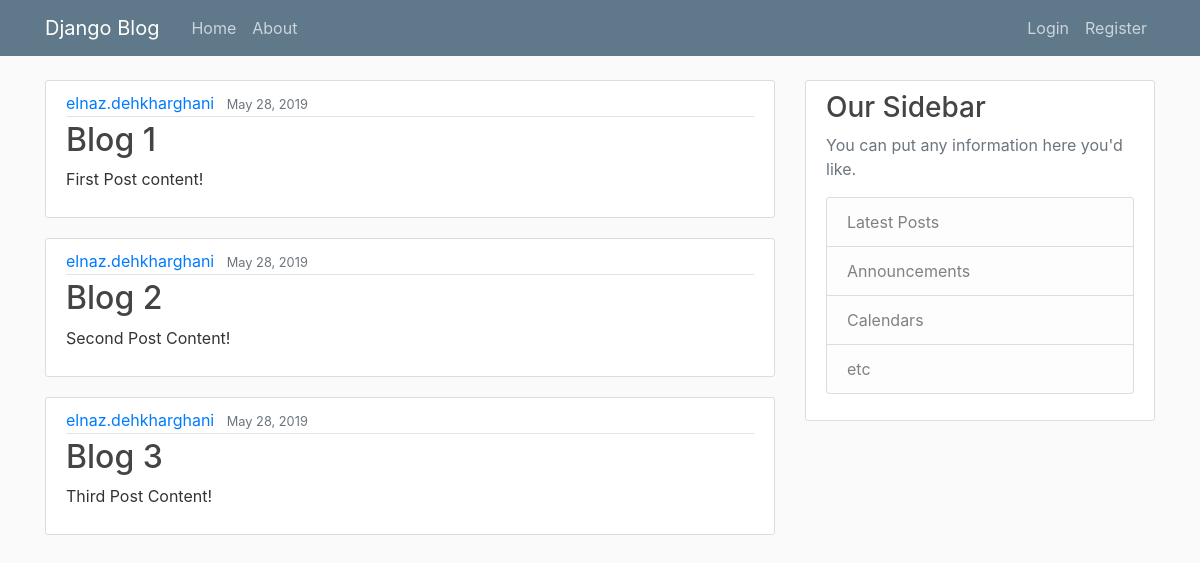
The app's page /, older data.
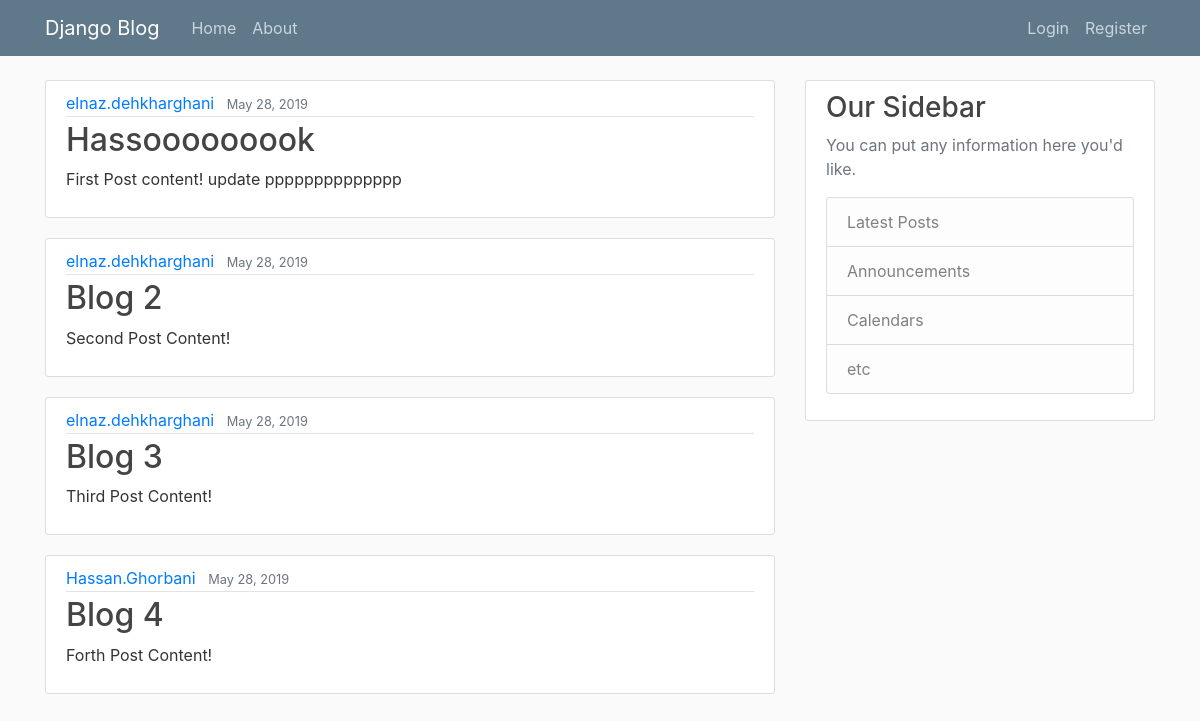
The same page, newer data.
### blog/models.py (models this page shows, shortened)
class Post(models.Model):
    title = models.CharField(max_length=100)
    content = models.TextField()
    date_posted = models.DateTimeField(default=timezone.now)
    author = models.ForeignKey(User, on_delete=models.CASCADE)

### blog/views.py (the view)
# urls.py: path('', views.home, name='blog-home'),
def home(request):
    context = {
        'posts' : Post.objects.all()
    }
    return render(request, 'blog/home.html',context)

### blog/templates/blog/home.html
{% extends "blog/base.html" %}
{% block content %}
    {% for post in posts %}
            <article class="media content-section">
              <div class="media-body">
                <div class="article-metadata">
                  <a class="mr-2" href="#">{{ post.author }}</a>
                  <small class="text-muted">{{ post.date_posted|date:"F d, Y" }}</small>
                </div>
                <h2><a class="article-title" href="#">{{ post.title }}</a></h2>
                <p class="article-content">{{ post.content }}</p>
              </div>
            </article>
    {% endfor %}
{% endblock content %}

### blog/templates/blog/base.html (shortened to what this page needs)
{% load static %}
<!DOCTYPE html>
<html>
<head>
    <link rel="stylesheet" href="https://stackpath.bootstrapcdn.com/bootstrap/4.3.1/css/bootstrap.min.css">
    <link rel="stylesheet" type="text/css" href="{% static 'blog/main.css' %}">
</head>
<body>
    <header class="site-header">
      <nav class="navbar navbar-expand-md navbar-dark bg-steel fixed-top">
        <div class="container">
          <a class="navbar-brand mr-4" href="{% url 'blog-home' %}">Django Blog</a>
          <div class="collapse navbar-collapse" id="navbarToggle">
            <div class="navbar-nav mr-auto">
              <a class="nav-item nav-link" href="{% url 'blog-home' %}">Home</a>
              <a class="nav-item nav-link" href="{% url 'blog-about' %}">About</a>
            </div>
            <div class="navbar-nav">
                {% if user.is_authenticated %}
                    <a class="nav-item nav-link" href="{% url 'profile' %}">Profile</a>
                    <a class="nav-item nav-link" href="{% url 'logout' %}">Logout</a>
                {% else %}
                      <a class="nav-item nav-link" href="{% url 'login' %}">Login</a>
                      <a class="nav-item nav-link" href="{% url 'register' %}">Register</a>
                {% endif %}
            </div>
          </div>
        </div>
      </nav>
    </header>
    <main role="main" class="container">
      <div class="row">
        <div class="col-md-8">
            {% block content %}{% endblock %}
        </div>
        <div class="col-md-4">
          <div class="content-section">
            <h3>Our Sidebar</h3>
            <p class='text-muted'>You can put any information here you'd like.
              <ul class="list-group">
                <li class="list-group-item list-group-item-light">Latest Posts</li>
                <li class="list-group-item list-group-item-light">Announcements</li>
                <li class="list-group-item list-group-item-light">Calendars</li>
                <li class="list-group-item list-group-item-light">etc</li>
              </ul>
            </p>
          </div>
        </div>
      </div>
    </main>
</body>
</html>

### blog/static/blog/main.css (style rules this page uses)
body { background: #fafafa; color: #333333; margin-top: 5rem; }
h1, h2, h3, h4, h5, h6 { color: #444444; }
ul { margin: 0; }
.bg-steel { background-color: #5f788a; }
.site-header .navbar-nav .nav-link { color: #cbd5db; }
.content-section { background: #ffffff; padding: 10px 20px; border: 1px solid #dddddd; border-radius: 3px; margin-bottom: 20px; }
.article-title { color: #444444; }
.article-content { white-space: pre-line; }
.article-metadata { padding-bottom: 1px; margin-bottom: 4px; border-bottom: 1px solid #e3e3e3 }

Row changes from the older to the newer data that the page shows:
changed Post: title "Blog 1" → "Hassooooooook"; content "First Post content!" → "First Post content! update pppppppppppppp"
added Post: author "Hassan.Ghorbani", date_posted "May 28, 2019", title "Blog 4", content "Forth Post Content!"
